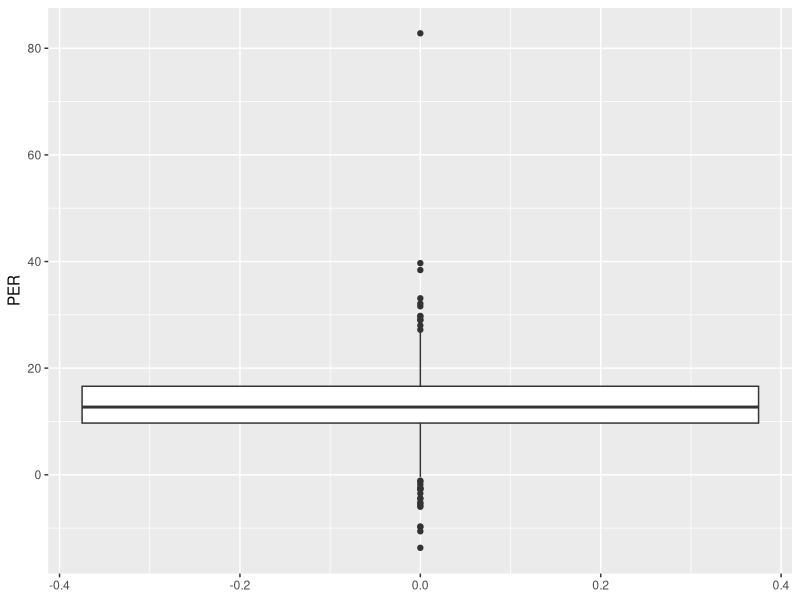

This figure's R source:
library(readr)
library(dplyr)
library(ggplot2)
data = read.csv("NBA_adv.csv")
glimpse(data)

data_over_20_g <- data %>%
  filter(G >= 20, Pos == "PG", PER >= 20)

head(data_over_20_g, 10)
  
data_ws_48 <- data_over_20_g %>% 
  select(Player, Age, PER, TS., WS.48) %>%
  arrange(desc(WS.48))

head(data_ws_48, 20)

ggplot(data, aes(y = PER)) +
  geom_boxplot()
